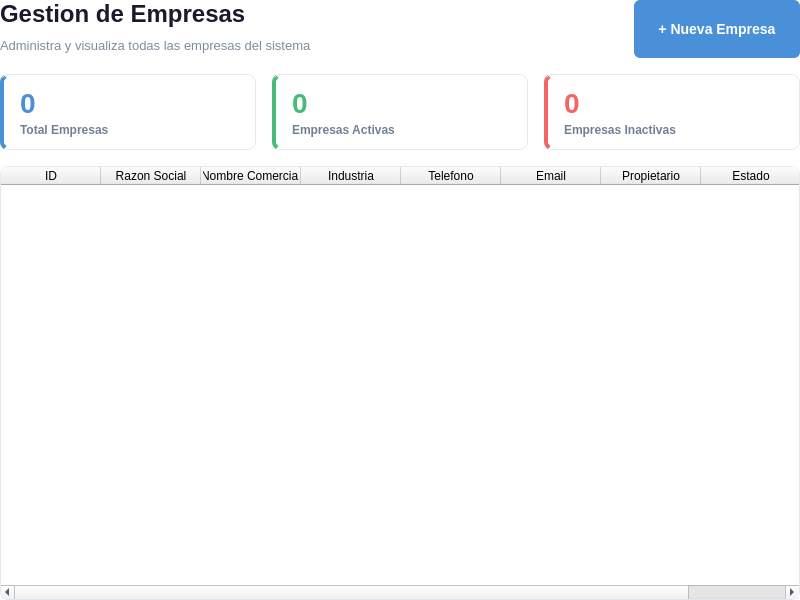
<?xml version="1.0" encoding="UTF-8"?>
<ui version="4.0">
 <class>EmpresaList</class>
 <widget class="QWidget" name="EmpresaList">
  <property name="geometry">
   <rect>
    <x>0</x>
    <y>0</y>
    <width>800</width>
    <height>600</height>
   </rect>
  </property>
  <property name="styleSheet">
   <string notr="true">
/* === GLOBAL === */
QWidget#EmpresaList {
    background-color: transparent;
}

/* === HEADER === */
QLabel#listTitle {
    font-size: 24px;
    font-weight: bold;
    color: #1a1a2e;
}
QLabel#listSubtitle {
    font-size: 13px;
    color: #7f8c9b;
}

/* === BOTON NUEVO === */
QPushButton#btn_nueva_empresa {
    background-color: #4a90d9;
    color: white;
    border: none;
    border-radius: 6px;
    font-size: 14px;
    font-weight: 600;
    padding: 10px 24px;
    min-height: 38px;
}
QPushButton#btn_nueva_empresa:hover {
    background-color: #3a7bc8;
}
QPushButton#btn_nueva_empresa:pressed {
    background-color: #2a6bb8;
}

/* === STAT CARDS === */
QFrame#cardTotal, QFrame#cardActivas, QFrame#cardInactivas {
    background-color: white;
    border: 1px solid #e2e8f0;
    border-radius: 8px;
}
QFrame#cardTotal {
    border-left: 4px solid #4a90d9;
}
QFrame#cardActivas {
    border-left: 4px solid #48bb78;
}
QFrame#cardInactivas {
    border-left: 4px solid #f56565;
}

QLabel#statValueTotal {
    font-size: 28px;
    font-weight: bold;
    color: #4a90d9;
}
QLabel#statValueActivas {
    font-size: 28px;
    font-weight: bold;
    color: #48bb78;
}
QLabel#statValueInactivas {
    font-size: 28px;
    font-weight: bold;
    color: #f56565;
}
QLabel#statLabelTotal, QLabel#statLabelActivas, QLabel#statLabelInactivas {
    font-size: 12px;
    color: #718096;
    font-weight: 500;
}

/* === TABLA === */
QTableWidget#tabla_empresas {
    background-color: white;
    border: 1px solid #e2e8f0;
    border-radius: 8px;
    gridline-color: #f0f2f5;
    font-size: 13px;
}
QTableWidget#tabla_empresas QHeaderView::section {
    background-color: #f7fafc;
    color: #2d3748;
    font-weight: bold;
    font-size: 13px;
    padding: 10px 8px;
    border: none;
    border-bottom: 2px solid #e2e8f0;
    border-right: 1px solid #f0f2f5;
}
QTableWidget#tabla_empresas QHeaderView::section:last {
    border-right: none;
}
QTableWidget#tabla_empresas::item {
    padding: 10px 8px;
    color: #2d3748;
    border-bottom: 1px solid #f0f2f5;
}
QTableWidget#tabla_empresas::item:selected {
    background-color: #ebf8ff;
    color: #2c5282;
}
QTableWidget#tabla_empresas::item:hover {
    background-color: #f7fafc;
}
   </string>
  </property>
  <layout class="QVBoxLayout" name="mainLayout">
   <property name="leftMargin">
    <number>0</number>
   </property>
   <property name="topMargin">
    <number>0</number>
   </property>
   <property name="rightMargin">
    <number>0</number>
   </property>
   <property name="bottomMargin">
    <number>0</number>
   </property>
   <property name="spacing">
    <number>16</number>
   </property>

   <!-- HEADER: Titulo + Boton Nuevo -->
   <item>
    <layout class="QHBoxLayout" name="headerLayout">
     <item>
      <layout class="QVBoxLayout" name="titleLayout">
       <property name="spacing">
        <number>4</number>
       </property>
       <item>
        <widget class="QLabel" name="listTitle">
         <property name="text">
          <string>Gestion de Empresas</string>
         </property>
        </widget>
       </item>
       <item>
        <widget class="QLabel" name="listSubtitle">
         <property name="text">
          <string>Administra y visualiza todas las empresas del sistema</string>
         </property>
        </widget>
       </item>
      </layout>
     </item>
     <item>
      <spacer name="headerSpacer">
       <property name="orientation">
        <enum>Qt::Horizontal</enum>
       </property>
       <property name="sizeHint" stdset="0">
        <size>
         <width>40</width>
         <height>20</height>
        </size>
       </property>
      </spacer>
     </item>
     <item>
      <widget class="QPushButton" name="btn_nueva_empresa">
       <property name="text">
        <string>+ Nueva Empresa</string>
       </property>
       <property name="cursor">
        <cursorShape>PointingHandCursor</cursorShape>
       </property>
      </widget>
     </item>
    </layout>
   </item>

   <!-- STAT CARDS -->
   <item>
    <layout class="QHBoxLayout" name="statsLayout">
     <property name="spacing">
      <number>16</number>
     </property>

     <!-- Card Total -->
     <item>
      <widget class="QFrame" name="cardTotal">
       <property name="maximumSize">
        <size>
         <width>16777215</width>
         <height>80</height>
        </size>
       </property>
       <layout class="QVBoxLayout" name="cardTotalLayout">
        <property name="leftMargin"><number>16</number></property>
        <property name="topMargin"><number>12</number></property>
        <property name="rightMargin"><number>16</number></property>
        <property name="bottomMargin"><number>12</number></property>
        <property name="spacing"><number>4</number></property>
        <item>
         <widget class="QLabel" name="statValueTotal">
          <property name="text"><string>0</string></property>
         </widget>
        </item>
        <item>
         <widget class="QLabel" name="statLabelTotal">
          <property name="text"><string>Total Empresas</string></property>
         </widget>
        </item>
       </layout>
      </widget>
     </item>

     <!-- Card Activas -->
     <item>
      <widget class="QFrame" name="cardActivas">
       <property name="maximumSize">
        <size>
         <width>16777215</width>
         <height>80</height>
        </size>
       </property>
       <layout class="QVBoxLayout" name="cardActivasLayout">
        <property name="leftMargin"><number>16</number></property>
        <property name="topMargin"><number>12</number></property>
        <property name="rightMargin"><number>16</number></property>
        <property name="bottomMargin"><number>12</number></property>
        <property name="spacing"><number>4</number></property>
        <item>
         <widget class="QLabel" name="statValueActivas">
          <property name="text"><string>0</string></property>
         </widget>
        </item>
        <item>
         <widget class="QLabel" name="statLabelActivas">
          <property name="text"><string>Empresas Activas</string></property>
         </widget>
        </item>
       </layout>
      </widget>
     </item>

     <!-- Card Inactivas -->
     <item>
      <widget class="QFrame" name="cardInactivas">
       <property name="maximumSize">
        <size>
         <width>16777215</width>
         <height>80</height>
        </size>
       </property>
       <layout class="QVBoxLayout" name="cardInactivasLayout">
        <property name="leftMargin"><number>16</number></property>
        <property name="topMargin"><number>12</number></property>
        <property name="rightMargin"><number>16</number></property>
        <property name="bottomMargin"><number>12</number></property>
        <property name="spacing"><number>4</number></property>
        <item>
         <widget class="QLabel" name="statValueInactivas">
          <property name="text"><string>0</string></property>
         </widget>
        </item>
        <item>
         <widget class="QLabel" name="statLabelInactivas">
          <property name="text"><string>Empresas Inactivas</string></property>
         </widget>
        </item>
       </layout>
      </widget>
     </item>

    </layout>
   </item>

   <!-- TABLA DE EMPRESAS -->
   <item>
    <widget class="QTableWidget" name="tabla_empresas">
     <property name="editTriggers">
      <set>QAbstractItemView::NoEditTriggers</set>
     </property>
     <property name="selectionMode">
      <enum>QAbstractItemView::SingleSelection</enum>
     </property>
     <property name="selectionBehavior">
      <enum>QAbstractItemView::SelectRows</enum>
     </property>
     <property name="showGrid">
      <bool>true</bool>
     </property>
     <property name="columnCount">
      <number>8</number>
     </property>
     <column>
      <property name="text"><string>ID</string></property>
     </column>
     <column>
      <property name="text"><string>Razon Social</string></property>
     </column>
     <column>
      <property name="text"><string>Nombre Comercial</string></property>
     </column>
     <column>
      <property name="text"><string>Industria</string></property>
     </column>
     <column>
      <property name="text"><string>Telefono</string></property>
     </column>
     <column>
      <property name="text"><string>Email</string></property>
     </column>
     <column>
      <property name="text"><string>Propietario</string></property>
     </column>
     <column>
      <property name="text"><string>Estado</string></property>
     </column>
    </widget>
   </item>

  </layout>
 </widget>
 <resources/>
 <connections/>
</ui>
